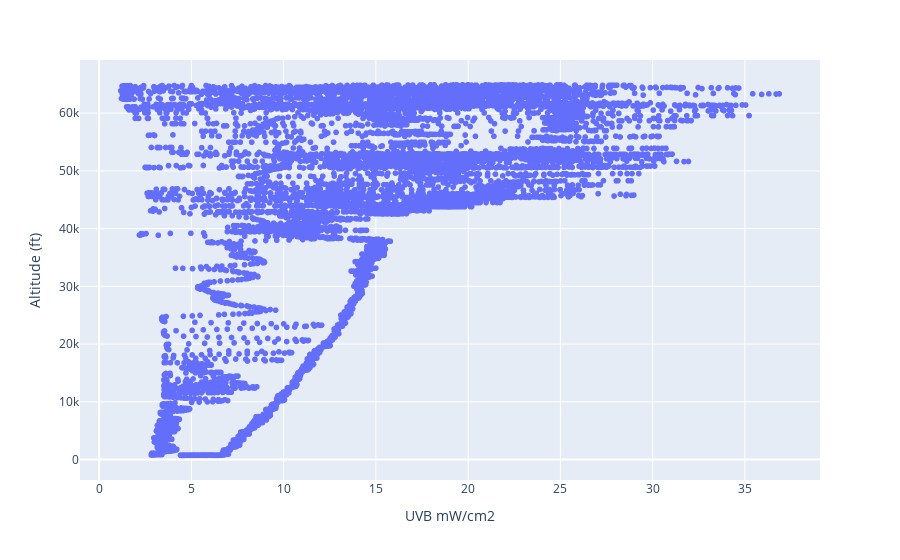

The notebook cell saved with this chart:
### Code cell
px.scatter(xl, x='UVA mW/cm2', y='Altitude (ft)')
px.scatter(xl, x='UVB mW/cm2', y='Altitude (ft)')

### Figure 1 — Plotly figure (JSON) as saved in the notebook; plotly's stock layout.template omitted (floating-point values rounded to 4 significant figures; data arrays with more than 128 entries replaced by an {"elided": "..."} marker saying what was removed)
{"data": [{"hovertemplate": "UVB mW/cm2=%{x}<br>Altitude (ft)=%{y}<extra></extra>", "legendgroup": "", "marker": {"color": "#636efa", "symbol": "circle"}, "mode": "markers", "name": "", "showlegend": false, "type": "scattergl", "x": {"elided": "20596 float values"}, "xaxis": "x", "y": {"elided": "20596 float values"}, "yaxis": "y"}], "layout": {"autosize": true, "legend": {"tracegroupgap": 0}, "margin": {"t": 60}, "xaxis": {"anchor": "y", "autorange": true, "domain": [0, 1], "range": [-1.024, 39.06], "title": {"text": "UVB mW/cm2"}, "type": "linear"}, "yaxis": {"anchor": "x", "autorange": true, "domain": [0, 1], "range": [-3805.0, 69460.0], "title": {"text": "Altitude (ft)"}, "type": "linear"}}}
